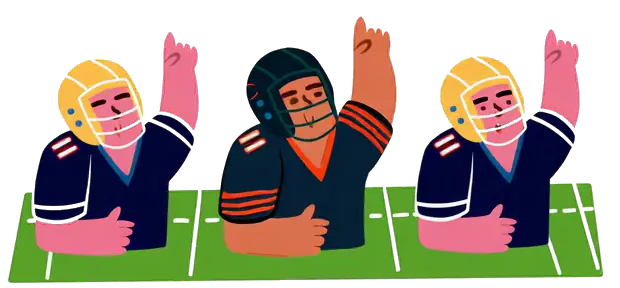
#> input picture app/loader.webp, 620 x 288 px, given in place of mfllive-logo.jpeg, which was not available
$ python cutout.py ../app/loader.webp
#> lines starting #> are read from the running program, lines starting #| are printed output that depends on the picture; after the words box and inside, x2 and y2 are one past the last pixel; in counts of white or black regions, pixels touching at a corner belong together; pictures that were not available may be replaced by others from this repository, and a replacement may not be noted
# Cuts the league mark out of design/mfllive-logo.jpeg and writes the files
# app/ serves. Needs Pillow and numpy:
#   python3 -m venv .venv && .venv/bin/pip install pillow numpy
#   .venv/bin/python design/cutout.py
#
# Two cuts of the same art:
#   - transparent: every white area is cleared except the laces, so the
#     hands and ball float on the page (the header mark, logo.png);
#   - disc: only the outside is cleared and the ring's interior stays
#     white, a badge that reads the same on dark and light (the icons).
import sys, numpy as np
from pathlib import Path
from PIL import Image, ImageDraw, ImageFilter
from numpy.lib.stride_tricks import sliding_window_view

ROOT = Path(__file__).resolve().parent.parent
SRC, APP, DESIGN = ROOT / "design/mfllive-logo.jpeg", ROOT / "app", ROOT / "design"

im = Image.open(SRC).convert("RGB"); w, h = im.size
#> after `w, h = im.size`: w = 620; h = 288
a = np.asarray(im).astype(np.int16)

# The source draws the ball in the page's mint; the mark uses leather. The
# ball is the only green in the art, so each pixel is scored by how far it
# leans green over red and blended toward LEATHER, keeping its own shading.
# Strokes, laces, hands and ring score zero; the ball's anti-aliased edge
# blends partially, so the outline stays clean.
LEATHER = (176, 96, 48)
f = a.astype(np.float64); r, g, b = f[..., 0], f[..., 1], f[..., 2]
mintness = np.clip((g - r - 20) / 60, 0, 1) * np.clip((g - b + 30) / 50, 0, 1)
lum = (0.3 * r + 0.59 * g + 0.11 * b) / 255
leather = np.stack([lum * (LEATHER[i] / 255) / 0.75 for i in range(3)], axis=-1) * 255   # mint's lum is ~0.75
a = (f * (1 - mintness[..., None]) + np.clip(leather, 0, 255) * mintness[..., None]).round().astype(np.int16)
im = Image.fromarray(a.astype(np.uint8), "RGB")
rgb = a
whiteness = rgb.min(axis=2)

def flood_from_border(img, thresh=48):
    """Mask of pixels reachable from the image border through near-white."""
#> called with thresh = 48
    f = img.copy(); SENT = (255, 0, 255)
    for x in range(0, w, 4):
        for y in (0, h - 1):
            if f.getpixel((x, y)) != SENT: ImageDraw.floodfill(f, (x, y), SENT, thresh=thresh)
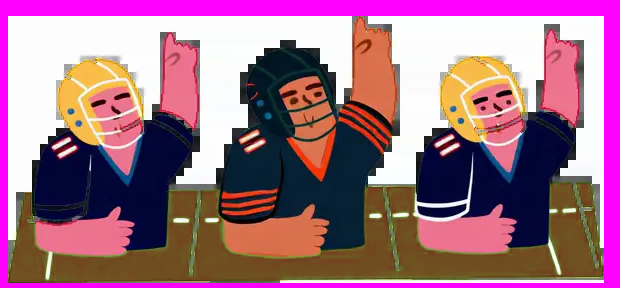
#> f: PIL image 620x288 RGB; mean R, G, B 161.8, 111.6, 135.2
    for y in range(0, h, 4):
        for x in (0, w - 1):
            if f.getpixel((x, y)) != SENT: ImageDraw.floodfill(f, (x, y), SENT, thresh=thresh)
    f = np.asarray(f); return (f[..., 0] == 255) & (f[..., 1] == 0) & (f[..., 2] == 255)
#> after `return (f[..., 0] == 255) & (f[..., 1] == 0) & (f[..., 2] == 255)`:
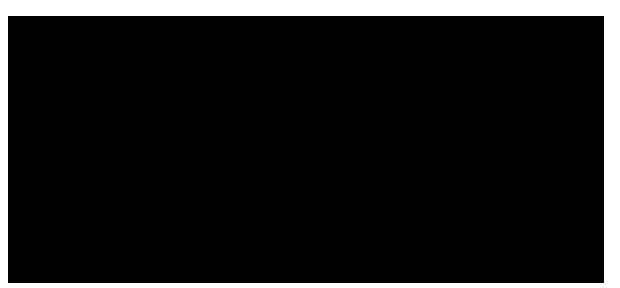
#> returned value: shape (288, 620) bool; 10.9% white; 1 white region, box (x1, y1, x2, y2) and area: (0, 0, 620, 288) 19428

def soften(alpha, cleared):
    """Anti-aliased edge: ink mixed with white gets alpha from its whiteness
    and its colour un-mixed, so edges do not go pale."""
    pad = np.pad(cleared, 2, constant_values=True)
#> pad: shape (292, 624) bool; 12.7% white; 1 white region, box (x1, y1, x2, y2) and area: (0, 0, 624, 292) 23076
    ring = sliding_window_view(pad, (5, 5)).any(axis=(2, 3)) & ~cleared
#> ring: shape (288, 620) bool; 1.9% white in thin lines or dots, all inside (x1, y1, x2, y2) = (8, 16, 604, 283)
    edge = np.clip((255 - whiteness) * 1.15, 0, 255)
    alpha = np.where(ring, np.minimum(alpha, edge), alpha).astype(np.float64)
    al = np.clip(alpha / 255, 1e-3, 1)[..., None]
    unmixed = np.clip((rgb - (1 - al) * 255) / al, 0, 255)
    out = np.where(ring[..., None], unmixed, rgb)
    return np.dstack([out, alpha]).round().astype(np.uint8)
#> returned value: shape (288, 620, 4)

def square(arr, margin=0.04):
    """Crop to the ink (from an eroded mask, so a stray speck cannot set the
    frame) and pad to a square."""
#> called with margin = 0.04
    al = arr[..., 3]
#> al: shape (288, 620)
    m = np.asarray(Image.fromarray((al > 8).astype(np.uint8) * 255).filter(ImageFilter.MinFilter(5))) > 0
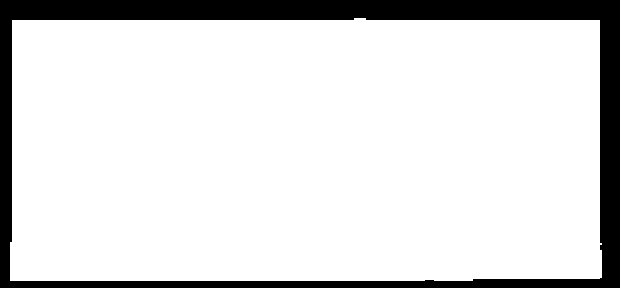
#> m: shape (288, 620) bool; 85.9% white; 1 black region, box (x1, y1, x2, y2) and area: (0, 0, 620, 288) 25193
    ys, xs = np.where(m); x0, y0, x1, y1 = xs.min() - 3, ys.min() - 3, xs.max() + 4, ys.max() + 4
#> after `x0, y0, x1, y1 = (xs.min() - 3, ys.min() - 3, xs.max() + 4, ys.max() +`: x0 = 7; y0 = 15; x1 = 605; y1 = 284
    keep = np.zeros_like(al, bool); keep[y0:y1, x0:x1] = True
    arr = arr.copy(); arr[..., 3] = np.where(keep, al, 0)
#> after `arr[..., 3] = np.where(keep, al, 0)`: keep: shape (288, 620) bool; 90.1% white; 1 black region, box (x1, y1, x2, y2) and area: (0, 0, 620, 288) 17698
    crop = Image.fromarray(arr).crop((x0, y0, x1, y1))
    side = max(crop.size); mg = round(side * margin); side += 2 * mg
#> after `side = max(crop.size)`: side = 598
#> after `mg = round(side * margin)`: mg = 24
#> after `side += 2 * mg`: side = 646
    sq = Image.new("RGBA", (side, side), (0, 0, 0, 0))
#> sq: PIL image 646x646 RGBA; every value is 0
    sq.paste(crop, ((side - crop.width) // 2, (side - crop.height) // 2)); return sq

outside = flood_from_border(im)

# --- disc: outside cleared, then the ring's interior filled back to white.
disc = soften(np.where(outside, 0, 255), outside)
sq = square(disc); d = np.asarray(sq).copy(); al = d[..., 3]
#> after `al = d[..., 3]`:
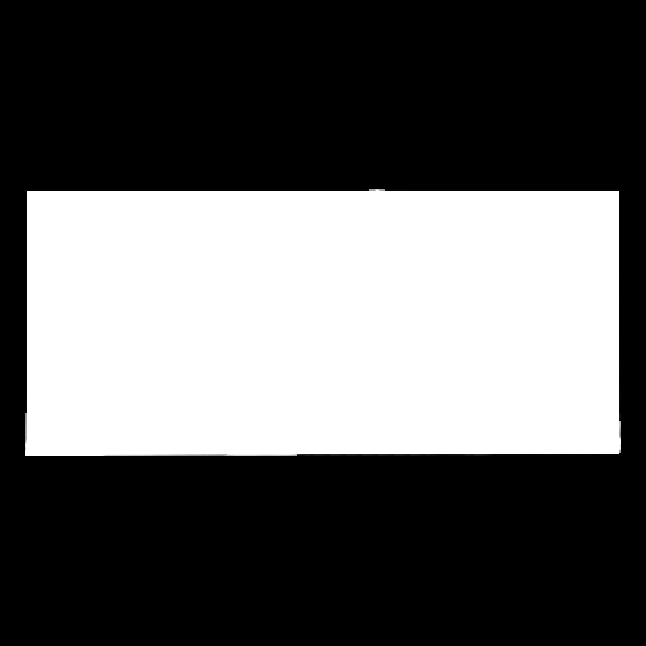
#> al: shape (646, 646); min 0, max 255, mean 95.5
ys, xs = np.where(al > 8); x0, x1, y1 = xs.min(), xs.max(), ys.max()
#> after `x0, x1, y1 = (xs.min(), xs.max(), ys.max())`: x0 = 25; x1 = 620; y1 = 455
cx, r = (x0 + x1) / 2, (x1 - x0) / 2; cy = y1 - r          # ring = outermost ink left, right, bottom
#> after `cx, r = ((x0 + x1) / 2, (x1 - x0) / 2)`: cx = 322.5; r = 297.5
#> after `cy = y1 - r`: cy = 157.5
yy, xx = np.mgrid[0:d.shape[0], 0:d.shape[1]]
fill = (np.hypot(xx - cx, yy - cy) <= r - 2) & (al < 255)
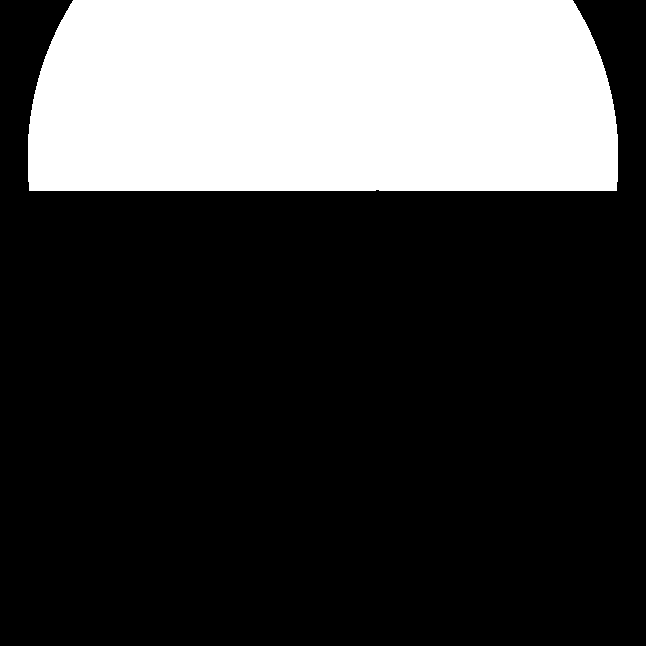
#> fill: shape (646, 646) bool; 25.9% white; 1 white region, box (x1, y1, x2, y2) and area: (28, 0, 618, 191) 108153
wt = (1 - al[fill] / 255.0)[:, None]
d[fill, :3] = np.clip(d[fill, :3] * (al[fill][:, None] / 255.0) + 255 * wt, 0, 255).astype(np.uint8); d[fill, 3] = 255
disc_img = Image.fromarray(d); disc_img.save(DESIGN / "mfllive-logo.png")
# The app's icons are "MFL" in the display face since 2026-09-25
# (design/favicon.py); the disc icons below are written only with --icons.
ICONS = "--icons" in sys.argv
if ICONS:
    for name, s in (("favicon-32.png", 32), ("favicon-192.png", 192), ("apple-touch-icon.png", 180), ("icon-512.png", 512)):
        disc_img.resize((s, s), Image.LANCZOS).save(APP / name, optimize=True)

# --- maskable: the install icon Android masks into its own shape. The disc
# sits inside the 80% safe zone on the ring's own navy, so the ring melts
# into the tile and a white badge with the hands is what the launcher shows.
# (icon-512.png, the plain disc, is what the splash screen draws large.)
NAVY = tuple(int(v) for v in d[int(cy), int(cx - r + 8), :3])      # sampled from the ring
#> NAVY = (255, 255, 255)
S, DISC = 512, 380                                                 # disc diameter: 74% of the tile
scale = DISC / (2 * r); side = round(disc_img.width * scale)
#> after `scale = DISC / (2 * r)`: scale = 0.639
#> after `side = round(disc_img.width * scale)`: side = 413
tile = Image.new("RGBA", (S, S), NAVY + (255,))
#> tile: PIL image 512x512 RGBA; every value is 255
small = disc_img.resize((side, side), Image.LANCZOS)
tile.alpha_composite(small, ((S - side) // 2, (S - side) // 2))
if ICONS: tile.convert("RGB").save(APP / "icon-maskable-512.png", optimize=True)

# --- transparent: every white region cleared except the laces. A white
# pocket is a lace when the ink around it is mostly the ball; the
# pockets between fingers are bordered by skin and navy.
white = whiteness > 225
#> white: shape (288, 620) bool; 25.2% white; 74 white regions (53 under 20 px), largest, box (x1, y1, x2, y2) and area: (8, 16, 352, 240) 25801, (368, 16, 604, 248) 17296, (280, 280, 604, 283) 748
mint = mintness > 0.5   # the ball, wherever the recolour put it
#> mint: shape (288, 620) bool; 13.6% white; 4 white regions (3 under 20 px), largest, box (x1, y1, x2, y2) and area: (8, 183, 604, 283) 24304
cleared = outside.copy(); lab = Image.fromarray(white.astype(np.uint8) * 255).convert("RGB")
seen = outside.copy(); comps = []
for y, x in zip(*np.where(white & ~outside)):
    if seen[y, x]: continue
    t = lab.copy(); ImageDraw.floodfill(t, (int(x), int(y)), (255, 0, 0), thresh=10)
    t = np.asarray(t); comp = (t[..., 0] == 255) & (t[..., 1] == 0); seen |= comp
    halo = sliding_window_view(np.pad(comp, 6), (13, 13)).any(axis=(2, 3)) & ~comp & ~white
    frac = mint[halo].mean() if halo.any() else 0
    comps.append((int(comp.sum()), round(float(frac), 2)))
    if frac < 0.3: cleared |= comp
#> this loop made 45016 passes
#> frac on passes 1, 345: 0.0148, 0.0323
#> cleared: shape (288, 620) bool; 35.9% white; 64 white regions (52 under 20 px), largest, box (x1, y1, x2, y2) and area: (0, 0, 620, 288) 63273, (415, 173, 472, 221) 364, (475, 108, 511, 118) 48
#> comp: shape (288, 620) bool; 0.42% white; 1 white region, box (x1, y1, x2, y2) and area: (280, 280, 604, 283) 748
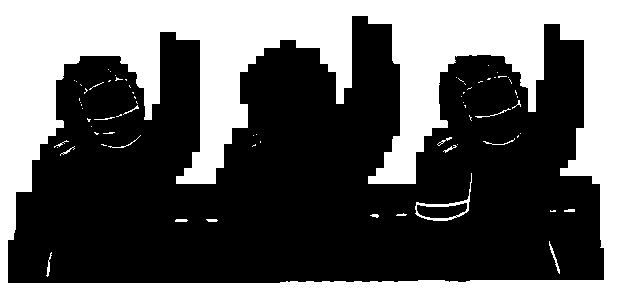
#> seen: shape (288, 620) bool; 36.1% white; 72 white regions (53 under 20 px), largest, box (x1, y1, x2, y2) and area: (0, 0, 620, 288) 63273, (415, 173, 472, 221) 364, (549, 241, 560, 274) 73
#> after the loop, comps = 132 pairs, first value 1 to 25801, second value 0 to 0.83
print("white pockets (px, mint fraction):", comps)
#> (printed output is left out)
trans = square(soften(np.where(cleared, 0, 255), cleared))
#> in soften (call 2), `pad = np.pad(cleared, 2, constant_values=True)`: pad: shape (292, 624) bool; 37.2% white; 64 white regions (52 under 20 px), largest, box (x1, y1, x2, y2) and area: (0, 0, 624, 292) 66921, (417, 175, 474, 223) 364, (477, 110, 513, 120) 48
#> in soften (call 2), `ring = sliding_window_view(pad, (5, 5)).any(axis=(2, 3)) & ~cleared`:
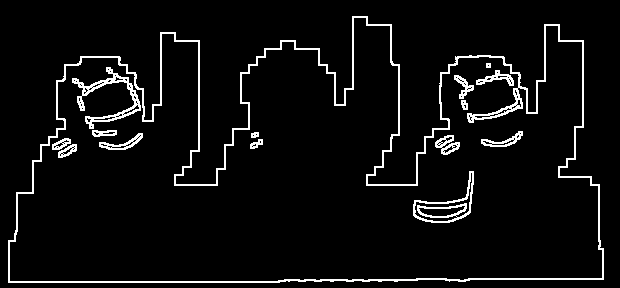
#> ring: shape (288, 620) bool; 5.4% white in thin lines or dots, all inside (x1, y1, x2, y2) = (8, 16, 604, 283)
trans.save(DESIGN / "mfllive-logo-transparent.png")
trans.resize((256, 256), Image.LANCZOS).save(APP / "logo.png", optimize=True)
print("wrote", [p.name for p in sorted(APP.glob("*.png"))], "+ design masters")
